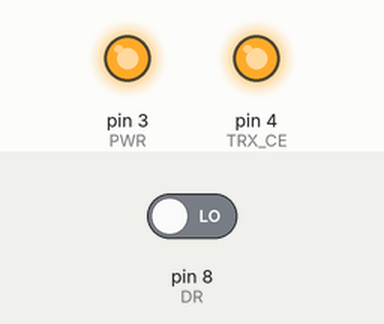
Recording of a sketch running on a simulated Arduino Uno, built with avr-gcc and run on an emulated ATmega328P. Parts: output pins drawn as LEDs (lit = HIGH). The inputs (shaded band) are chosen by the test bench; at power-on: pin 8 (DR) LOW. Pins used as bus, display or sensor lines are not drawn; what the sketch prints to the serial monitor is not drawn.

Above: at 1.2 s.
1.3 s: pin 8 (DR) driven HIGH
At 4.2 s:
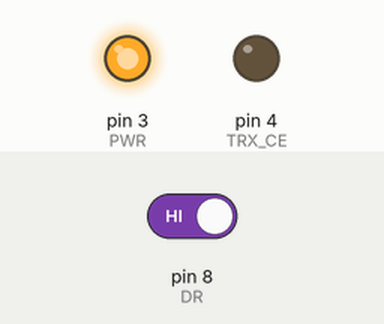
4.3 s: pin 8 (DR) driven LOW
At 5.1 s:
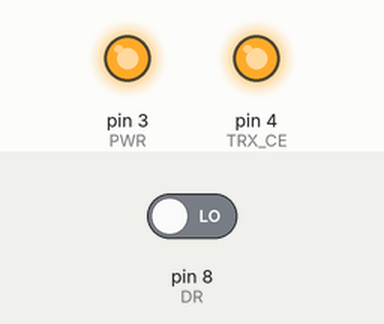
Timing chart, 0 to 7.3 s (numbered marks = the images above; inputs shaded):
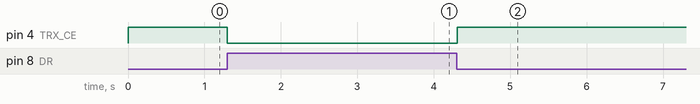

Measured:
- after the input at 1.3 s, pin 4 (TRX_CE): HIGH → LOW at once
- after the input at 4.3 s, pin 4 (TRX_CE): LOW → HIGH at once

The sketch:

nRF905_RX.ino
```cpp
#include "NRF905.h"
#include <SPI.h>
#define BUF_LEN          32
#define CONF_LEN         10

//NRF905 nrf905;

unsigned char rx_buf[BUF_LEN]= {0};
unsigned char read_config_buf[CONF_LEN];
unsigned char rx_address[4]= {0xcc,0xcc,0xcc,0xcc};

void putstring(unsigned char *str)
{
    while(*str){
        Serial.write(*str++);
    }
}

void setup()
{
    char i;
    pinMode(10,OUTPUT);
    nrf905=NRF905(10);

    /** pin/port configuration */
    nrf905.init();


    /***************************************************
        default configuration, need to specify frequency
        choose Z-Wave frequency band, support :
        US		908.42Mhz
        EUROPE		868.42MHz
        AFRICA		868.42MHz
        CHINA		868.42MHz
        HK		919.82MHz
        JAPAN		853.42MHz
        AUSTRALIA	921.42MHz
        NEW_ZEALAND	921.42MHz
        BRASIL		921.42MHz
        RUSSIA		896MHz
    */
	nrf905.write_config(US);

    /***********************************************************
	read register configuration, check register value written */
    nrf905.read_config(read_config_buf);

    /** serial communication configurate */
    Serial.begin(9600);

    /** test configuration */
    for(i=0; i<CONF_LEN; i++){
        Serial.print(read_config_buf[i],HEX);
        Serial.print(' ');
    }

}

void loop()
{
    /** recieve data packet with default RX address */
    nrf905.RX(rx_buf);

    /** recieve data packet with specified RX address */
//    nrf905.RX(rx_buf, rx_address );

    // NOTE: TX_Address and RX_Address must be the same

    /** send recieved data to PC through serial port */
    putstring(rx_buf);
    delay(1);
}
```

NRF905.cpp
```cpp
#include "NRF905.h"
#include <SPI.h>

/** define a ultity */
NRF905 nrf905;

unsigned char config_info_buf[10]={
        0x76,                   //CH_NO,868.4MHZ
        0x0E,                   //output power 10db, resend disable, Current Normal operation
        0x44,                   //4-byte address
        0x20,0x20,              //receive or send data length 32 bytes
        0xCC,0xCC,0xCC,0xCC,    //receiving address
        0x58,                   //CRC enable,8bit CRC,external clock disable,16MHZ Oscillator
};

PROGMEM const unsigned int freq_tab[10]  = {
    0x13e,
    0x076,
    0x076,
    0x076,
    0x177,
    0x02b,
    0x17f,
    0x17f,
    0x17f,
    0x100,
};

//-------------------initial nRF905---------------------------------------------
NRF905::NRF905(void)
{
    TXEN=5;
    TRX_CE=4;
    PWR=3;
    CSN=10;
    AM=9;
    DR=8;
    CD=7;
}
NRF905::NRF905(int css)
{
    TXEN=5;
    TRX_CE=4;
    PWR=3;
    CSN=css;
    AM=9;
    DR=8;
    CD=7;
}

void NRF905::init(void)
{
    pinMode(CSN, OUTPUT);
	digitalWrite(CSN, HIGH); // Spi disable

	pinMode(DR, INPUT);	// Init DR for input

	pinMode(AM, INPUT);// Init AM for input

	pinMode(CD, INPUT);// Init CD for input

	pinMode(PWR, OUTPUT);
	digitalWrite(PWR, HIGH);// nRF905 power on

	pinMode(TRX_CE, OUTPUT);
	digitalWrite(TRX_CE, LOW);// Set nRF905 in standby mode

	pinMode(TXEN, OUTPUT);
	digitalWrite(TXEN, LOW);// set radio in Rx mode

	SPI.setBitOrder(MSBFIRST);
    SPI.setDataMode(SPI_MODE0);
    SPI.begin();

    /** wait for nrf905 STANDBY */
    delay(3);
}

//---------------wite to configuration register-----------------
void NRF905::write_config(unsigned char *conf_buf)
{
	digitalWrite(CSN,LOW);						// Spi enable for write a spi command
	/** send write configuration command */
	SPI.transfer(WC);
	for (int i=0;i<10;i++)	// Write configration words
	{
	   SPI.transfer(conf_buf[i]);
	}
	digitalWrite(CSN,HIGH);					// Disable Spi
}

void NRF905::write_config(nrf905_freq_type freq_band)
{
    if(freq_band < 10){
        config_info_buf[0] = (unsigned char)freq_tab[freq_band];
        if(freq_tab[freq_band]&0x100){
            config_info_buf[1] |= 0x01;
        }else{
            config_info_buf[1] &= ~0x01;
        }
    }
    // Spi enable for write a spi command
	digitalWrite(CSN,LOW);
	/** send write configuration command */
	SPI.transfer(WC);
	for (int i=0;i<10;i++)	// Write configration words
	{
	   SPI.transfer(config_info_buf[i]);
	}
	digitalWrite(CSN,HIGH);					// Disable Spi
}

void NRF905::read_config(unsigned char *conf_buf)
{
    digitalWrite(CSN,LOW);						// Spi enable for write a spi command

    /** send read configuration command */
    SPI.transfer(RC);
	for (int i=0;i<10;i++)
	{
	   conf_buf[i] = SPI.transfer(0x00);
	}
	digitalWrite(CSN,HIGH);					// Disable Spi
}

void  NRF905::RX(unsigned char *TxRxBuffer)
{
    set_rx();			// Set nRF905 in Rx mode
    while (check_ready()==0);
    delay(1);
    RxPacket(TxRxBuffer);
    delay(1);
}

void NRF905::RX(unsigned char *TxRxBuf, unsigned char *RxAddress)
{
    if(config_info_buf[5] != RxAddress[0] ||\
       config_info_buf[6] != RxAddress[1] ||\
       config_info_buf[7] != RxAddress[2] ||\
       config_info_buf[8] != RxAddress[3]){

        config_info_buf[5] = RxAddress[0];
        config_info_buf[6] = RxAddress[1];
        config_info_buf[7] = RxAddress[2];
        config_info_buf[8] = RxAddress[3];

        write_config(config_info_buf);
    }

    set_rx();			// Set nRF905 in Rx mode
    while (check_ready()==0);
    delay(1);
    RxPacket(TxRxBuf);
    delay(1);
}

void NRF905::TX(unsigned char *TxRxBuf, unsigned char *TxAddress)
{
    set_tx();
    delay(1);
    // Send data by nRF905
    TxPacket(TxAddress, TxRxBuf);
}

void NRF905::TX(unsigned char *TxRxBuf)
{
    set_tx();
    delay(1);
    // Send data by nRF905
    TxPacket(config_info_buf+5, TxRxBuf);

}

void NRF905::TxPacket(unsigned char *TxAddress, unsigned char *TxRxBuf)
{
	int i;
	digitalWrite(CSN,LOW);
	// Write payload command
	SPI.transfer(WTP);
	for (i=0;i<32;i++){
	    // Write 32 bytes Tx data
		SPI.transfer(TxRxBuf[i]);
	}
	digitalWrite(CSN,HIGH);
	delay(1);

    // Spi enable for write a spi command
	digitalWrite(CSN,LOW);
	// Write address command
	SPI.transfer(WTA);
	// Write 4 bytes address
	for (i=0;i<4;i++){
		SPI.transfer(TxAddress[i]);
	}
	// Spi disable
	digitalWrite(CSN,HIGH);

	// Set TRX_CE high,start Tx data transmission, CE pulse
	digitalWrite(TRX_CE,HIGH);
	delay(1);
	digitalWrite(TRX_CE,LOW);
}

void NRF905::set_tx(void)
{
	digitalWrite(TRX_CE,LOW);
	digitalWrite(TXEN,HIGH);

	// delay for mode change(>=650us)
	delay(1);
}


void NRF905::set_rx(void)
{
	digitalWrite(TXEN, LOW);
	digitalWrite(TRX_CE, HIGH);

	// delay for mode change(>=650us)
	delayMicroseconds(800);
};

unsigned char NRF905::check_ready(void)
{
    if(digitalRead(DR) == HIGH)	{
		return 1;
	}
	else{
		return 0;
	}
}

void NRF905::RxPacket(unsigned char *TxRxBuffer)
{
	int i;
    digitalWrite(TRX_CE,LOW);
	digitalWrite(CSN,LOW);
    delay(1);
	SPI.transfer(RRP);
    delay(1);
	for (i = 0 ;i < 32 ;i++){
		TxRxBuffer[i]=SPI.transfer(NULL);;
        delay(1);
	}
	digitalWrite(CSN,HIGH);
    delay(1);
	digitalWrite(TRX_CE,HIGH);
	delay(1);
}
```

NRF905.h
```cpp
#ifndef NRF905_h
#define NRF905_h

#if defined(ARDUINO) && ARDUINO >= 100
#include "Arduino.h"
#else
#include "WProgram.h"
#endif


/** nrf905 instruction set */
#define WC		0x00
#define RC		0x10
#define WTP		0x20
#define RTP		0x21
#define WTA		0x22
#define RTA		0x23
#define RRP		0x24

typedef enum
{
    US = 0,             /** 908.42Mhz */
    EUROPE = 1,         /** 868.42MHz */
    AFRICA  = 2,         /** 868.42MHz */
    CHINA = 3,          /** 868.42MHz */
    HK = 4,             /** 919.82MHz */
    JAPAN = 5,          /** 853.42MHz */
    AUSTRALIA = 6,      /** 921.42MHz */
    NEW_ZEALAND = 7,    /** 921.42MHz */
    BRASIL = 8,         /** 921.42MHz */
    RUSSIA = 9,         /** 896.00MHz */
} nrf905_freq_type;


class NRF905
{
public:
    NRF905(void);
    NRF905(int css);

    void init();
    void write_config(unsigned char *conf_buf);
    void write_config(nrf905_freq_type freq_band);
    void read_config(unsigned char *conf_buf);
    void RX(unsigned char *TxRxBuffer);
    void RX(unsigned char *TxRxBuf, unsigned char *RxAddress);
    void TX(unsigned char *TxRxBuf, unsigned char *TxAddress);
    void TX(unsigned char *TxRxBuf);

private:
    void set_rx(void);
    void set_tx(void);
    unsigned char check_ready(void);

    void RxPacket(unsigned char *TxRxBuffer);
    void TxPacket(unsigned char *TxAddress, unsigned char *TxRxBuf);

    //----------------------------------------------NRF905 IO------------------------------------------------------
    int TXEN;
    int TRX_CE;
    int PWR;
    //----------------------------------------------NRF905 SPI---------------------------------------------------
    int	CSN;
    //----------------------------------------nrf905 status IO---------------------------------------------------------
    int	AM;
    int	DR;
    int	CD;
};

extern NRF905 nrf905;

#endif
```
